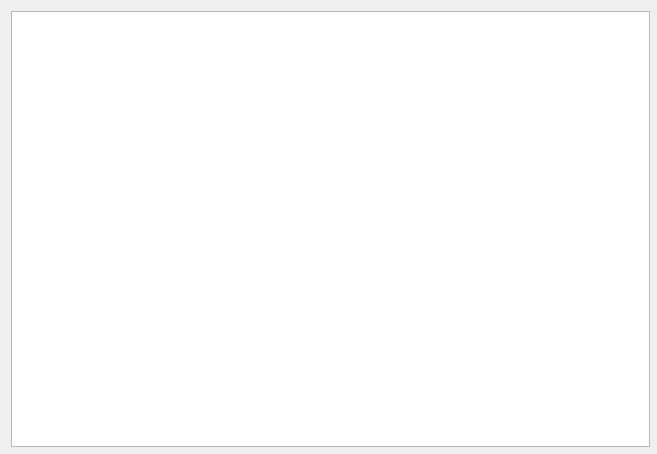
<?xml version="1.0" encoding="UTF-8"?>
<ui version="4.0">
 <class>Dialog</class>
 <widget class="QDialog" name="Dialog">
  <property name="geometry">
   <rect>
    <x>0</x>
    <y>0</y>
    <width>657</width>
    <height>454</height>
   </rect>
  </property>
  <property name="minimumSize">
   <size>
    <width>657</width>
    <height>454</height>
   </size>
  </property>
  <property name="maximumSize">
   <size>
    <width>657</width>
    <height>454</height>
   </size>
  </property>
  <property name="windowTitle">
   <string>OriginalImage</string>
  </property>
  <layout class="QVBoxLayout" name="verticalLayout">
   <item>
    <widget class="QGraphicsView" name="graphicsView">
     <property name="minimumSize">
      <size>
       <width>639</width>
       <height>436</height>
      </size>
     </property>
     <property name="maximumSize">
      <size>
       <width>639</width>
       <height>436</height>
      </size>
     </property>
    </widget>
   </item>
  </layout>
 </widget>
 <resources/>
 <connections/>
</ui>
